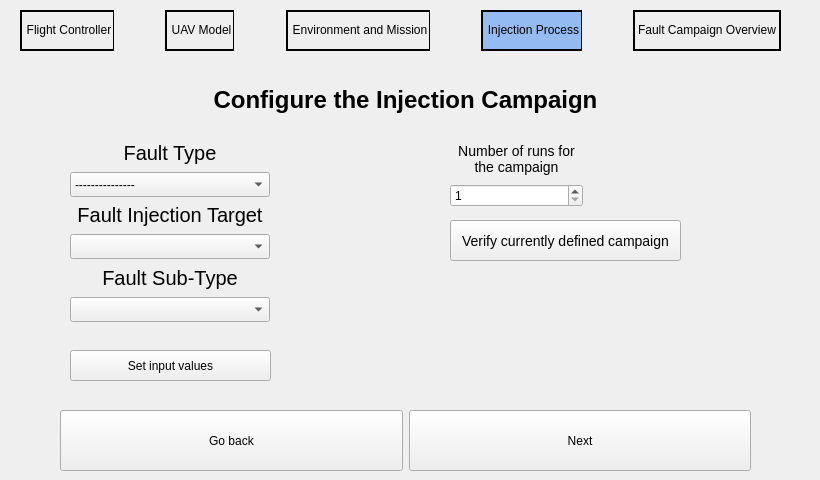
    <widget class="QWidget" name="page_2">
     <widget class="QLabel" name="label">
      <property name="geometry">
       <rect>
        <x>0</x>
        <y>70</y>
        <width>811</width>
        <height>61</height>
       </rect>
      </property>
      <property name="whatsThis">
       <string>&lt;html&gt;&lt;head/&gt;&lt;body&gt;&lt;p align=&quot;center&quot;&gt;&lt;br/&gt;&lt;/p&gt;&lt;/body&gt;&lt;/html&gt;</string>
      </property>
      <property name="autoFillBackground">
       <bool>false</bool>
      </property>
      <property name="styleSheet">
       <string notr="true">font-size: 24px;
font-weight: bold;</string>
      </property>
      <property name="text">
       <string>&lt;html&gt;&lt;head/&gt;&lt;body&gt;&lt;p align=&quot;center&quot;&gt;&lt;span style=&quot; color:#000000;&quot;&gt;Configure the Injection Campaign&lt;/span&gt;&lt;/p&gt;&lt;/body&gt;&lt;/html&gt;</string>
      </property>
      <property name="alignment">
       <set>Qt::AlignCenter</set>
      </property>
      <property name="wordWrap">
       <bool>false</bool>
      </property>
     </widget>
     <widget class="QPushButton" name="pushButton_setinputvalues">
      <property name="geometry">
       <rect>
        <x>70</x>
        <y>350</y>
        <width>201</width>
        <height>31</height>
       </rect>
      </property>
      <property name="styleSheet">
       <string notr="true">qproperty-toolTip: &quot;Open secondary window. Window changes depending on the currently chosen fault type.&quot;;</string>
      </property>
      <property name="text">
       <string>Set input values</string>
      </property>
     </widget>
     <widget class="QPushButton" name="pushButton_definedcampaign">
      <property name="geometry">
       <rect>
        <x>450</x>
        <y>220</y>
        <width>231</width>
        <height>41</height>
       </rect>
      </property>
      <property name="styleSheet">
       <string notr="true">font-size: 14px;
qproperty-toolTip: &quot;Preview the previously defined fault injections.&quot;;</string>
      </property>
      <property name="text">
       <string>Verify currently defined campaign</string>
      </property>
     </widget>
     <widget class="QWidget" name="layoutWidget">
      <property name="geometry">
       <rect>
        <x>60</x>
        <y>410</y>
        <width>691</width>
        <height>61</height>
       </rect>
      </property>
      <layout class="QHBoxLayout" name="horizontalLayout_15">
       <item>
        <widget class="QPushButton" name="pushButton_TOF_goback">
         <property name="sizePolicy">
          <sizepolicy hsizetype="Preferred" vsizetype="Preferred">
           <horstretch>0</horstretch>
           <verstretch>0</verstretch>
          </sizepolicy>
         </property>
         <property name="styleSheet">
          <string notr="true">qproperty-toolTip: &quot;Return to the previous screen&quot;;</string>
         </property>
         <property name="text">
          <string>Go back</string>
         </property>
        </widget>
       </item>
       <item>
        <widget class="QPushButton" name="injectionContinueButton">
         <property name="sizePolicy">
          <sizepolicy hsizetype="Preferred" vsizetype="Preferred">
           <horstretch>0</horstretch>
           <verstretch>0</verstretch>
          </sizepolicy>
         </property>
         <property name="styleSheet">
          <string notr="true">qproperty-toolTip: &quot;Advance to the following screen&quot;;</string>
         </property>
         <property name="text">
          <string>Next</string>
         </property>
        </widget>
       </item>
      </layout>
     </widget>
     <widget class="QWidget" name="horizontalLayoutWidget_2">
      <property name="geometry">
       <rect>
        <x>20</x>
        <y>10</y>
        <width>761</width>
        <height>41</height>
       </rect>
      </property>
      <layout class="QHBoxLayout" name="horizontalLayout_3">
       <property name="spacing">
        <number>0</number>
       </property>
       <property name="sizeConstraint">
        <enum>QLayout::SetDefaultConstraint</enum>
       </property>
       <property name="leftMargin">
        <number>0</number>
       </property>
       <item>
        <widget class="QLabel" name="label_header_6">
         <property name="styleSheet">
          <string notr="true">font:10pt &quot;Open Sans&quot;;
border-width: 2px;
border-style: solid;
border-right-width: 1px;</string>
         </property>
         <property name="text">
          <string>&lt;html&gt;&lt;head/&gt;&lt;body&gt;&lt;p align=&quot;center&quot;&gt;Flight Controller&lt;/p&gt;&lt;/body&gt;&lt;/html&gt;</string>
         </property>
        </widget>
       </item>
       <item>
        <widget class="QLabel" name="label_23">
         <property name="styleSheet">
          <string notr="true">image: url(:/Logos/images/simple_vector.png);</string>
         </property>
         <property name="text">
          <string/>
         </property>
        </widget>
       </item>
       <item>
        <widget class="QLabel" name="label_header_7">
         <property name="styleSheet">
          <string notr="true">font:10pt &quot;Open Sans&quot;;
border-width: 2px;
border-style: solid;
border-right-width: 1px;</string>
         </property>
         <property name="text">
          <string>&lt;html&gt;&lt;head/&gt;&lt;body&gt;&lt;p align=&quot;center&quot;&gt;UAV Model&lt;/p&gt;&lt;/body&gt;&lt;/html&gt;</string>
         </property>
        </widget>
       </item>
       <item>
        <widget class="QLabel" name="label_24">
         <property name="styleSheet">
          <string notr="true">image: url(:/Logos/images/simple_vector.png);</string>
         </property>
         <property name="text">
          <string/>
         </property>
        </widget>
       </item>
       <item>
        <widget class="QLabel" name="label_header_8">
         <property name="styleSheet">
          <string notr="true">font:10pt &quot;Open Sans&quot;;
border-width: 2px;
border-style: solid;
border-right-width: 1px;</string>
         </property>
         <property name="text">
          <string>&lt;html&gt;&lt;head/&gt;&lt;body&gt;&lt;p align=&quot;center&quot;&gt;Environment and Mission&lt;/p&gt;&lt;/body&gt;&lt;/html&gt;</string>
         </property>
        </widget>
       </item>
       <item>
        <widget class="QLabel" name="label_25">
         <property name="styleSheet">
          <string notr="true">image: url(:/Logos/images/simple_vector.png);</string>
         </property>
         <property name="text">
          <string/>
         </property>
        </widget>
       </item>
       <item>
        <widget class="QLabel" name="label_header_9">
         <property name="styleSheet">
          <string notr="true">font:10pt &quot;Open Sans&quot;;
background-color: rgb(149, 188, 242);
border-width: 2px;
border-style: solid;
border-right-width: 1px;
qproperty-toolTip: &quot;Define the faults to inject and campaign related conditions.&quot;;</string>
         </property>
         <property name="text">
          <string>&lt;html&gt;&lt;head/&gt;&lt;body&gt;&lt;p align=&quot;center&quot;&gt;Injection Process&lt;/p&gt;&lt;/body&gt;&lt;/html&gt;</string>
         </property>
        </widget>
       </item>
       <item>
        <widget class="QLabel" name="label_26">
         <property name="styleSheet">
          <string notr="true">image: url(:/Logos/images/simple_vector.png);</string>
         </property>
         <property name="text">
          <string/>
         </property>
        </widget>
       </item>
       <item>
        <widget class="QLabel" name="label_header_10">
         <property name="styleSheet">
          <string notr="true">font:10pt &quot;Open Sans&quot;;
border-width: 2px;
border-style: solid;
border-right-width: 2px;</string>
         </property>
         <property name="text">
          <string>&lt;html&gt;&lt;head/&gt;&lt;body&gt;&lt;p&gt;Fault Campaign Overview&lt;/p&gt;&lt;/body&gt;&lt;/html&gt;</string>
         </property>
        </widget>
       </item>
      </layout>
     </widget>
     <widget class="QWidget" name="layoutWidget">
      <property name="geometry">
       <rect>
        <x>450</x>
        <y>140</y>
        <width>133</width>
        <height>67</height>
       </rect>
      </property>
      <layout class="QVBoxLayout" name="verticalLayout_6">
       <item>
        <widget class="QLabel" name="label_SFGPSO_runnumber">
         <property name="styleSheet">
          <string notr="true">font-size: 14px;</string>
         </property>
         <property name="lineWidth">
          <number>1</number>
         </property>
         <property name="text">
          <string>&lt;html&gt;&lt;head/&gt;&lt;body&gt;&lt;p&gt;&lt;span style=&quot; color:#000000;&quot;&gt;Number of runs for the campaign&lt;/span&gt;&lt;/p&gt;&lt;/body&gt;&lt;/html&gt;</string>
         </property>
         <property name="alignment">
          <set>Qt::AlignCenter</set>
         </property>
         <property name="wordWrap">
          <bool>true</bool>
         </property>
         <property name="indent">
          <number>-1</number>
         </property>
        </widget>
       </item>
       <item>
        <widget class="QSpinBox" name="spinBox_runnumber">
         <property name="styleSheet">
          <string notr="true">qproperty-toolTip: &quot;Corresponds to the number of runs that will be considered for the campaign.&lt;br&gt; The reference run is not considered within this value.&quot;;</string>
         </property>
         <property name="minimum">
          <number>1</number>
         </property>
         <property name="value">
          <number>1</number>
         </property>
        </widget>
       </item>
      </layout>
     </widget>
     <widget class="QWidget" name="layoutWidget">
      <property name="geometry">
       <rect>
        <x>70</x>
        <y>140</y>
        <width>200</width>
        <height>182</height>
       </rect>
      </property>
      <layout class="QVBoxLayout" name="verticalLayout_11">
       <item>
        <layout class="QVBoxLayout" name="verticalLayout_8">
         <item>
          <widget class="QLabel" name="label_16">
           <property name="whatsThis">
            <string>&lt;html&gt;&lt;head/&gt;&lt;body&gt;&lt;p align=&quot;center&quot;&gt;&lt;br/&gt;&lt;/p&gt;&lt;/body&gt;&lt;/html&gt;</string>
           </property>
           <property name="autoFillBackground">
            <bool>false</bool>
           </property>
           <property name="styleSheet">
            <string notr="true">font-size: 20px;</string>
           </property>
           <property name="text">
            <string>&lt;html&gt;&lt;head/&gt;&lt;body&gt;&lt;p align=&quot;center&quot;&gt;&lt;span style=&quot; color:#000000;&quot;&gt;Fault Type&lt;/span&gt;&lt;/p&gt;&lt;/body&gt;&lt;/html&gt;</string>
           </property>
           <property name="alignment">
            <set>Qt::AlignCenter</set>
           </property>
           <property name="wordWrap">
            <bool>false</bool>
           </property>
          </widget>
         </item>
         <item>
          <widget class="QComboBox" name="comboBox_faultinjection_1">
           <property name="sizePolicy">
            <sizepolicy hsizetype="Preferred" vsizetype="Preferred">
             <horstretch>0</horstretch>
             <verstretch>0</verstretch>
            </sizepolicy>
           </property>
           <property name="autoFillBackground">
            <bool>false</bool>
           </property>
           <property name="styleSheet">
            <string notr="true">qproperty-toolTip: &quot;Select the fault type.&quot;;</string>
           </property>
           <property name="currentIndex">
            <number>0</number>
           </property>
           <item>
            <property name="text">
             <string>---------------</string>
            </property>
           </item>
           <item>
            <property name="text">
             <string>Software Failures</string>
            </property>
           </item>
           <item>
            <property name="text">
             <string>Communication Failures</string>
            </property>
           </item>
           <item>
            <property name="text">
             <string>AI Failures</string>
            </property>
           </item>
           <item>
            <property name="text">
             <string>Security Attack</string>
            </property>
           </item>
          </widget>
         </item>
        </layout>
       </item>
       <item>
        <layout class="QVBoxLayout" name="verticalLayout_9">
         <item>
          <widget class="QLabel" name="label_17">
           <property name="whatsThis">
            <string>&lt;html&gt;&lt;head/&gt;&lt;body&gt;&lt;p align=&quot;center&quot;&gt;&lt;br/&gt;&lt;/p&gt;&lt;/body&gt;&lt;/html&gt;</string>
           </property>
           <property name="autoFillBackground">
            <bool>false</bool>
           </property>
           <property name="styleSheet">
            <string notr="true">font-size: 20px;</string>
           </property>
           <property name="text">
            <string>&lt;html&gt;&lt;head/&gt;&lt;body&gt;&lt;p align=&quot;center&quot;&gt;&lt;span style=&quot; color:#000000;&quot;&gt;Fault Injection Target&lt;/span&gt;&lt;/p&gt;&lt;/body&gt;&lt;/html&gt;</string>
           </property>
           <property name="alignment">
            <set>Qt::AlignCenter</set>
           </property>
           <property name="wordWrap">
            <bool>false</bool>
           </property>
          </widget>
         </item>
         <item>
          <widget class="QComboBox" name="comboBox_faultinjection_2">
           <property name="sizePolicy">
            <sizepolicy hsizetype="Preferred" vsizetype="Preferred">
             <horstretch>0</horstretch>
             <verstretch>0</verstretch>
            </sizepolicy>
           </property>
           <property name="autoFillBackground">
            <bool>false</bool>
           </property>
           <property name="styleSheet">
            <string notr="true">qproperty-toolTip: &quot;Select the component to target.&quot;;</string>
           </property>
          </widget>
         </item>
        </layout>
       </item>
       <item>
        <layout class="QVBoxLayout" name="verticalLayout_10">
         <item>
          <widget class="QLabel" name="label_18">
           <property name="whatsThis">
            <string>&lt;html&gt;&lt;head/&gt;&lt;body&gt;&lt;p align=&quot;center&quot;&gt;&lt;br/&gt;&lt;/p&gt;&lt;/body&gt;&lt;/html&gt;</string>
           </property>
           <property name="autoFillBackground">
            <bool>false</bool>
           </property>
           <property name="styleSheet">
            <string notr="true">font-size: 20px;</string>
           </property>
           <property name="text">
            <string>&lt;html&gt;&lt;head/&gt;&lt;body&gt;&lt;p align=&quot;center&quot;&gt;&lt;span style=&quot; color:#000000;&quot;&gt;Fault Sub-Type&lt;/span&gt;&lt;/p&gt;&lt;/body&gt;&lt;/html&gt;</string>
           </property>
           <property name="alignment">
            <set>Qt::AlignCenter</set>
           </property>
           <property name="wordWrap">
            <bool>false</bool>
           </property>
          </widget>
         </item>
         <item>
          <widget class="QComboBox" name="comboBox_faultinjection_3">
           <property name="sizePolicy">
            <sizepolicy hsizetype="Preferred" vsizetype="Preferred">
             <horstretch>0</horstretch>
             <verstretch>0</verstretch>
            </sizepolicy>
           </property>
           <property name="styleSheet">
            <string notr="true">qproperty-toolTip: &quot;Select the sub-type of the defined fault type.&quot;;</string>
           </property>
          </widget>
         </item>
        </layout>
       </item>
      </layout>
     </widget>
    </widget>
